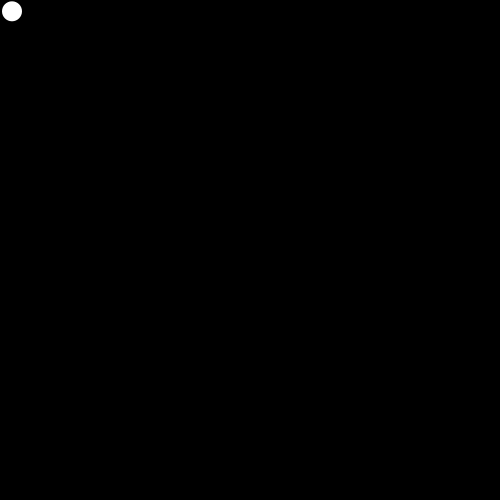
Frame 1 (no input)
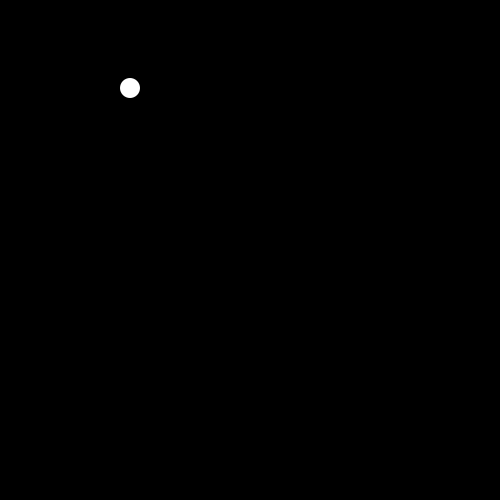
Frame 60 (the mouse pressed at the canvas centre just before this capture)
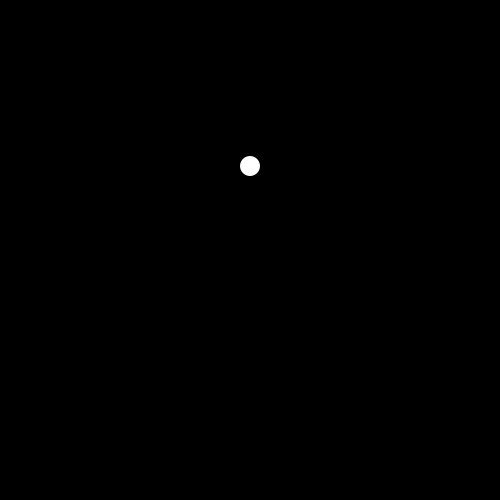
Frame 120 (the mouse held since frame 60 and released just before this capture)

The Processing sketch that drew these frames (run headless with seeded random() and noise(); from frame 60 on, the mouse is pressed at the canvas centre):

// Processing sketch: wk07_ex06_ClassesInTab
// ── wk07_ex06_ClassesInTab.pde
//wk07_ex06_ClassesInTab
//Places Classes into thier own tab to simplify code

//A global variable named my Ball is created of a datatype Ball
//notice it begins with an uppercase
Ball myBall; 

void setup() {
  size(500, 500);
  //initialize ball object with variable name and assign it to the constructor
  //do this in setup
  myBall = new Ball();
}

void draw() {
  background(0);
  //name the instance var and then call a function from the class
  myBall.move(); 
  myBall.display();
}

// ── Ball.pde
//The class is defined outside of draw or setup
class Ball { 
  //assign variables for the class object  
  color c; 
  float xPos;
  float yPos;
  float xSpeed;
  float ySpeed;
  float dia;
  
  //the constructor creates the initial instance of the object
  //variables are given values in the constructor
  Ball() { 
    c = color(255);
    xPos = 10;
    yPos = 10;
    xSpeed = 1;
    ySpeed = 1.3;
    dia = 20;
  }
  
  //function of the Ball class 
  void display() { 
    noStroke();
    fill(c);
    ellipse(xPos, yPos, dia, dia);
  }
  
  //function of the Ball class 
  void move() { 
    xPos = xPos + xSpeed;
    yPos = yPos + ySpeed;
    xPos = xPos + xSpeed;
    if (xPos > width || xPos < 0) {
      xSpeed = xSpeed * -1;
    } else if (yPos > height || yPos < 0) {
      ySpeed = ySpeed * -1;
    }
  }
}
